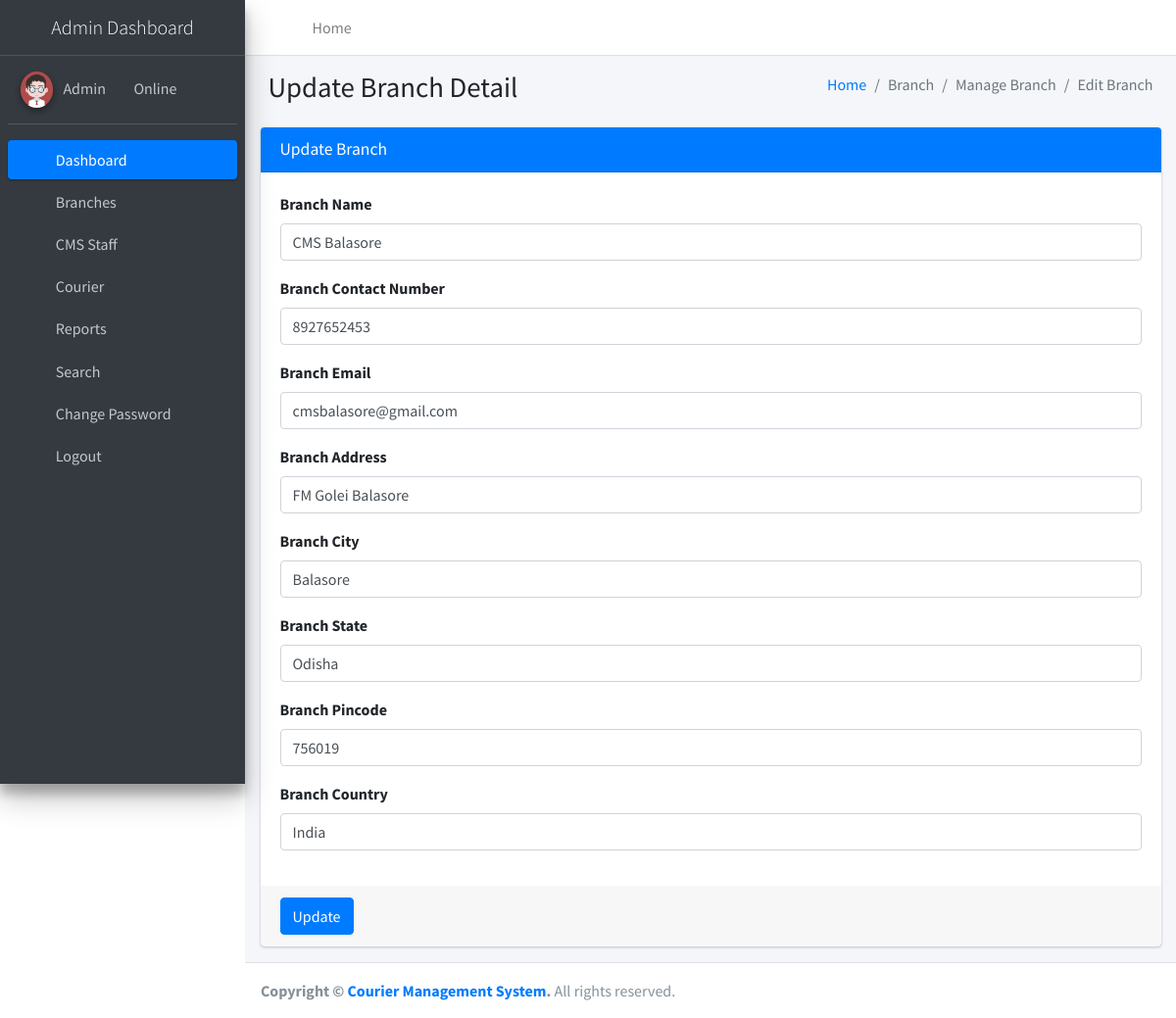
The page /editBranch/1 (signed in) on the database its author committed.
### courier/models.py (models this page shows, shortened)
class Branch(models.Model):
    BranchName = models.CharField(max_length=250, null=True)
    BranchContactnumber = models.CharField(max_length=12, null=True)
    BranchEmail = models.CharField(max_length=50, null=True)
    BranchAddress = models.CharField(max_length=200, null=True)
    BranchCity = models.CharField(max_length=150, null=True)
    BranchState = models.CharField(max_length=150, null=True)
    BranchPincode = models.CharField(max_length=6, null=True)
    BranchCountry = models.CharField(max_length=200, null=True)

### courier/views.py (the view, shortened to what this page needs)
# urls.py: path('editBranch/<int:pid>', editBranch, name='editBranch'),
def editBranch(request,pid):
    if not request.user.is_authenticated:
        return redirect('admin_login')
    branch = Branch.objects.get(id=pid)
    error = ""
    return render(request, 'admin/editBranch.html', locals())

### courier/templates/admin/editBranch.html (shortened to what this page needs)
{% extends 'adminNavbar.html' %}
{% block main %}
{% load static %}
<section class="content">
    <div class="content-header">
        <div class="container-fluid">
            <div class="row mb-2">
                <div class="col-sm-6">
                    <h1 class="m-0">Update Branch Detail</h1>
                </div>
                <div class="col-sm-6">
                    <ol class="breadcrumb float-sm-right">
                        <li class="breadcrumb-item"><a href="{% url 'dashboard' %}">Home</a></li>
                        <li class="breadcrumb-item active">Branch</li>
                        <li class="breadcrumb-item active">Manage Branch</li>
                        <li class="breadcrumb-item active">Edit Branch</li>
                    </ol>
                </div>
            </div>
        </div>
    </div>
    <div class="container-fluid">
        <div class="row">
            <div class="col-md-12">
                <div class="card card-primary">
                    <div class="card-header">
                        <h3 class="card-title">Update Branch</h3>
                    </div>
                    <form method="post">
                        <div class="card-body">
                            <div class="form-group">
                                <label>Branch Name</label>
                                <input type="text" name="BranchName" class="form-control" value="{{branch.BranchName}}">
                            </div>
                            <div class="form-group">
                                <label>Branch Contact Number</label>
                                <input type="text" name="BranchContactnumber" class="form-control" value="{{branch.BranchContactnumber}}" maxlength="10">
                            </div>
                            <div class="form-group">
                                <label>Branch Email</label>
                                <input type="email" name="BranchEmail" class="form-control" value="{{branch.BranchEmail}}">
                            </div>
                            <div class="form-group">
                                <label>Branch Address</label>
                                <input type="text" name="BranchAddress" class="form-control" value="{{branch.BranchAddress}}">
                            </div>
                            <div class="form-group">
                                <label>Branch City</label>
                                <input type="text" name="BranchCity" class="form-control" value="{{branch.BranchCity}}">
                            </div>
                            <div class="form-group">
                                <label>Branch State</label>
                                <input type="text" name="BranchState" class="form-control" value="{{branch.BranchState}}">
                            </div>
                            <div class="form-group">
                                <label>Branch Pincode</label>
                                <input type="text" name="BranchPincode" class="form-control" value="{{branch.BranchPincode}}">
                            </div>
                            <div class="form-group">
                                <label>Branch Country</label>
                                <input type="text" name="BranchCountry" class="form-control" value="{{branch.BranchCountry}}">
                            </div>
                        </div>
                        <div class="card-footer">
                            <button type="submit" class="btn btn-primary">Update</button>
                        </div>
                    </form>
                </div>
            </div>
        </div>
    </div>
    </div>
{% endblock %}

### rows shown on the page
Branch: BranchName "CMS Balasore", BranchContactnumber "8927652453", BranchEmail "cmsbalasore@gmail.com", BranchAddress "FM Golei Balasore", BranchCity "Balasore", BranchState "Odisha", BranchPincode "756019", BranchCountry "India"
